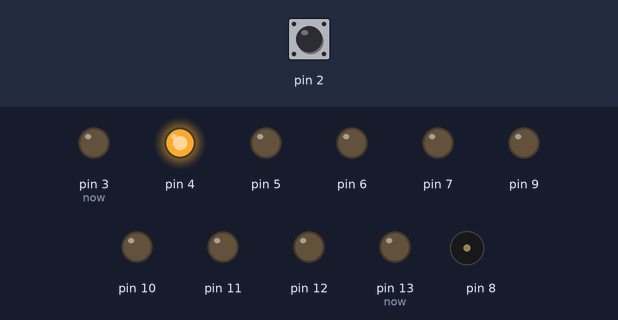
Recording of a sketch running on a simulated Arduino Uno, built with avr-gcc and run on an emulated ATmega328P. Shown: output pins drawn as LEDs (lit = HIGH), buzzer (waves = sounding). Inputs (shaded band) come from the test bench; at power-on: pin 2 HIGH. Pins used as bus, display or sensor lines are not drawn.

Above: at 0.25 s.
At 0.65 s:
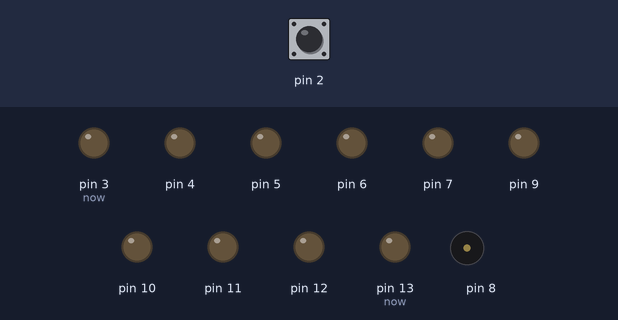
At 0.95 s:
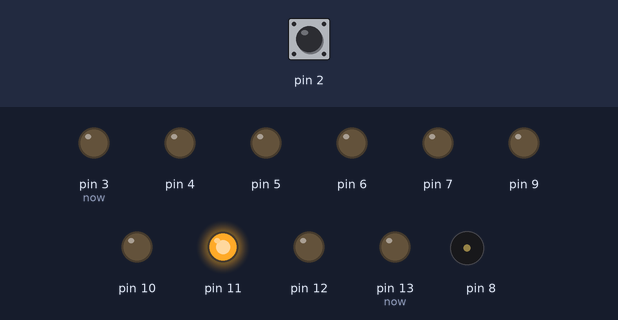
At 1.65 s:
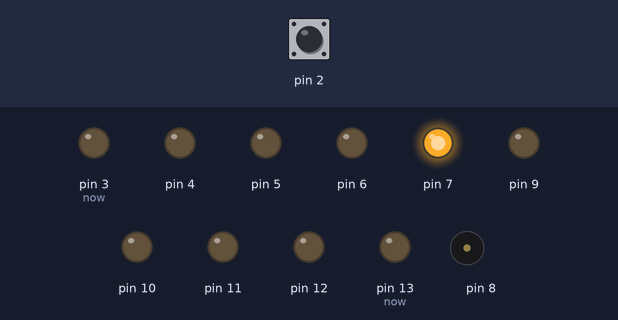
At 2.35 s:
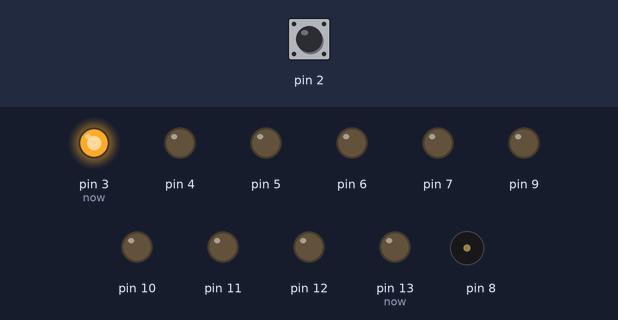
At 3.05 s:
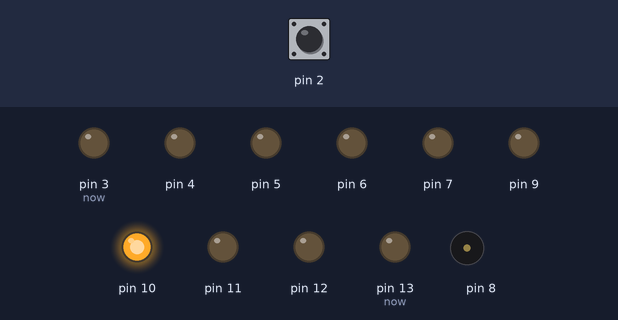
Timing chart, 0 to 3.4 s (numbered marks = the images above):
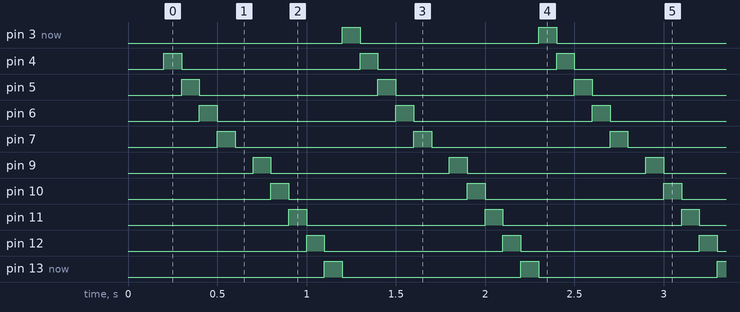

Measured:
- by itself, pin 3 (now), pin 4–7, pin 9–12, pin 13 (now): alternates HIGH for 0.10 s and LOW for 1.0 s

The sketch:

week06_2_arduino_button_change_mode_LED_flow.ino
```cpp
//week06_2_arduino_button_change_mode_LED_flow
int mode = 0; //0:小變大;1:大變小
void setup() {
  pinMode(2, INPUT_PULLUP);
  for (int i=3; i<=13; i++){
      pinMode(i, OUTPUT);
    }
    tone(8, 523, 100); delay(100);
    tone(8, 784, 100); delay(100);
}
int prev = HIGH,now = 3; //prev是按鈕(前一瞬間)的狀態，now是現在要發亮的
void loop() {
  if ( prev == HIGH && digitalRead(2) == LOW ){ //按下瞬間
      if (mode==0) mode = 1; //0變1
      else mode = 0;//1變0
      prev = LOW;
    } else if ( prev == LOW && digitalRead(2) == HIGH ){
      prev = HIGH;
    }
    if (mode == 0){
        now++;
        if (now>13) now = 3;
        digitalWrite(now, HIGH);
        delay(100);
        digitalWrite(now, LOW);
      } else {
        now--;
        if (now<3) now = 13;
        digitalWrite(now, HIGH);
        delay(100);
        digitalWrite(now, LOW);
      }
}
```
